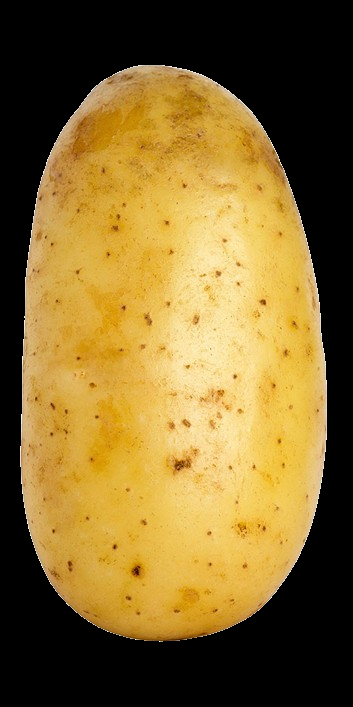
#> input picture images/potato.png, 353 x 707 px
$ python read.py
#> lines starting #> are read from the running program, lines starting #| are printed output that depends on the picture; after the words box and inside, x2 and y2 are one past the last pixel; in counts of white or black regions, pixels touching at a corner belong together
import cv2 as cv
import numpy as np


img= cv.imread('images/potato.png')
#> img is the input picture: shape (707, 353, 3); mean B, G, R 46.7, 104.7, 130.8
#img = np.zeros((512,512,3))

cv.rectangle(img,pt1=(100,100),pt2=(300,300),color=(255,0,0),thickness=-1)
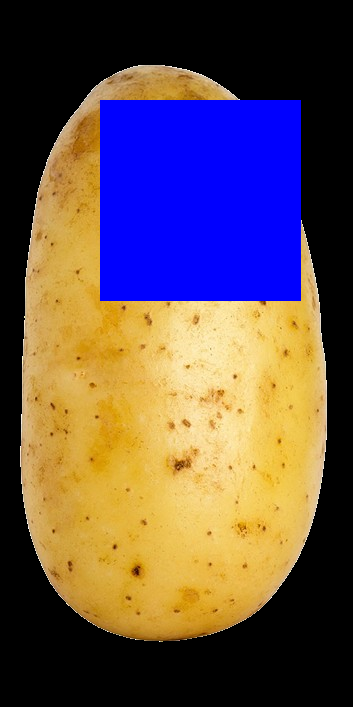
#> img: shape (707, 353, 3); 16.19% of pixels changed, all inside (x1, y1, x2, y2) = (100, 100, 301, 301)

# [16 lines of commented-out code are left out]

cv.imshow('potato', img)


#capture = cv.VideoCapture(0)
#img_gray = cv.cvtColor(img,cv.COLOR_BGR2GRAY)


cv.waitKey(0)

$ run again, with images/spoilage-tomato.png copied over images/potato.png
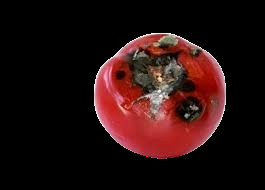
#> input picture images/spoilage-tomato.png, 265 x 190 px
#> img is the input picture: shape (190, 265, 3); mean B, G, R 15.1, 15.8, 37.8
#> `cv.rectangle(img,pt1=(100,100),pt2=(300,300),color=(255,0,0),thickness..`:
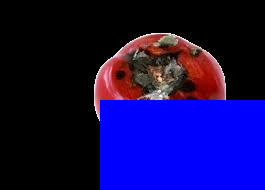
#> img: shape (190, 265, 3); mean B, G, R 83.6, 9.3, 18.7

$ run again, with images/tomato.png copied over images/potato.png
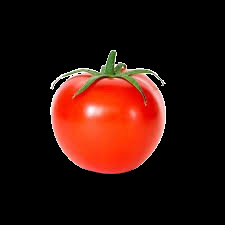
#> input picture images/tomato.png, 225 x 225 px
#> img is the input picture: shape (225, 225, 3); mean B, G, R 11, 17.5, 48.3
#> `cv.rectangle(img,pt1=(100,100),pt2=(300,300),color=(255,0,0),thickness..`:
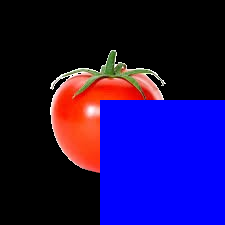
#> img: shape (225, 225, 3); mean B, G, R 87, 12, 28
